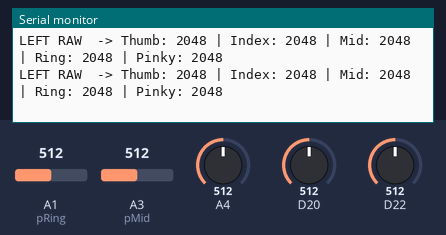
A sketch run on a simulated Arduino Zero (SAMD21). On the bench: the last lines printed to the serial monitor. Inputs (shaded band) come from the test bench; at power-on: A1 (pRing) = 512, A3 (pMid) = 512, A4 = 512, D20 = 512, D22 = 512 (analog values on the 0–1023 scale).

Above: at 1.3 s.
1.4 s: A1 (pRing) set to 716
At 1.9 s:
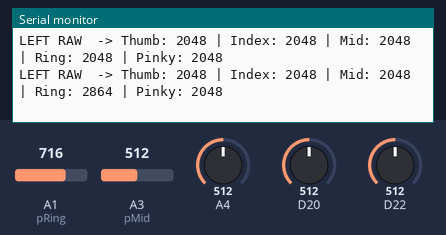
2.9 s: A3 (pMid) set to 716
At 3.4 s:
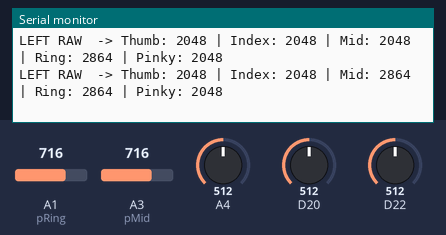
4.4 s: A4 set to 716
At 4.9 s:
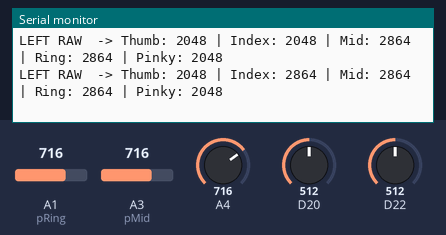
5.9 s: D20 set to 716
At 6.4 s:
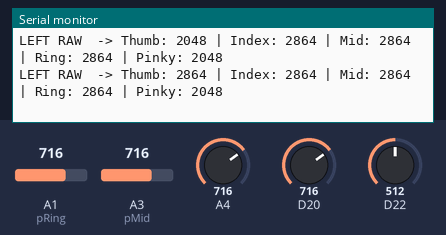
7.4 s: D22 set to 716
At 7.9 s:
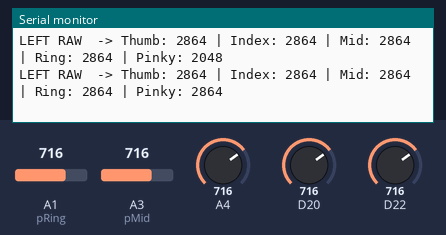
8.9 s: A1 (pRing) set to 992
At 9.4 s:
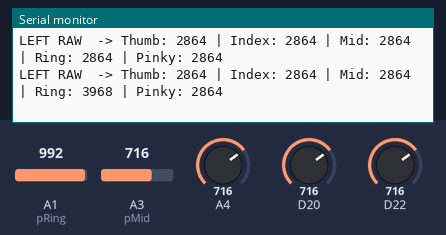
Timing chart, 0 to 11.4 s (numbered marks = the images above; inputs shaded):
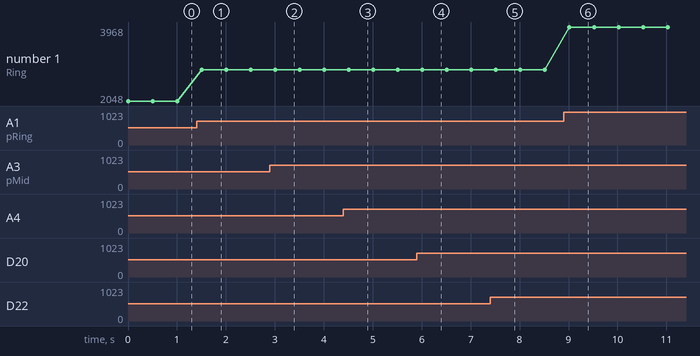

Measured:
- after the input at 1.4 s, the serial monitor: prints a new line after 0.10 s (image 1)
- after the input at 2.9 s, the serial monitor: prints a new line after 0.11 s (image 2)
- after the input at 4.4 s, the serial monitor: prints a new line after 0.11 s (image 3)
- after the input at 5.9 s, the serial monitor: prints a new line after 0.11 s (image 4)
- after the input at 7.4 s, the serial monitor: prints a new line after 0.12 s (image 5)
- after the input at 8.9 s, the serial monitor: prints a new line after 0.12 s (image 6)
- plotted number 1: 2048 → 2864 after the input at 1.4 s, 2864 → 3968 after the input at 8.9 s

The sketch:

left_calibration_test.ino
```cpp
// --- LEFT HAND PINS ---
const int pThumb = 6;
const int pIndex = 4;
const int pMid   = 17;
const int pRing  = 15;
const int pPinky = 8;

void setup() {
  Serial.begin(115200);
  analogReadResolution(12);
  Serial.println("--- LEFT GLOVE CALIBRATION READY ---");
}

void loop() {
  int l1 = analogRead(pThumb);
  int l2 = analogRead(pIndex);
  int l3 = analogRead(pMid);
  int l4 = analogRead(pRing);
  int l5 = analogRead(pPinky);

  Serial.printf("LEFT RAW  -> Thumb: %d | Index: %d | Mid: %d | Ring: %d | Pinky: %d \n", l1, l2, l3, l4, l5);

  delay(500);
}
```
